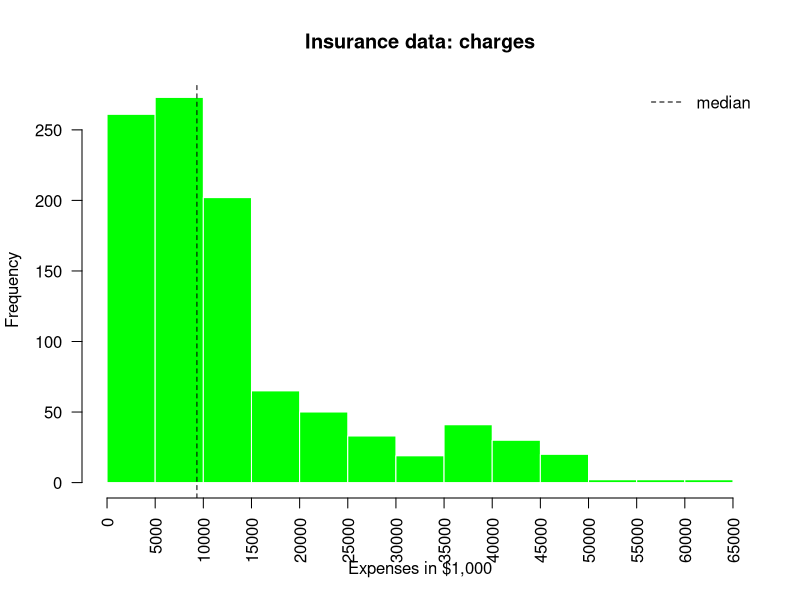
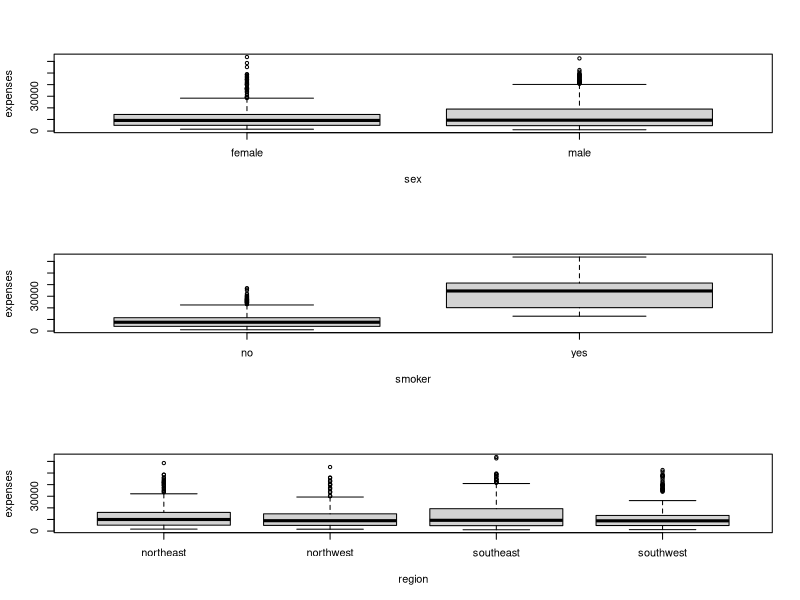
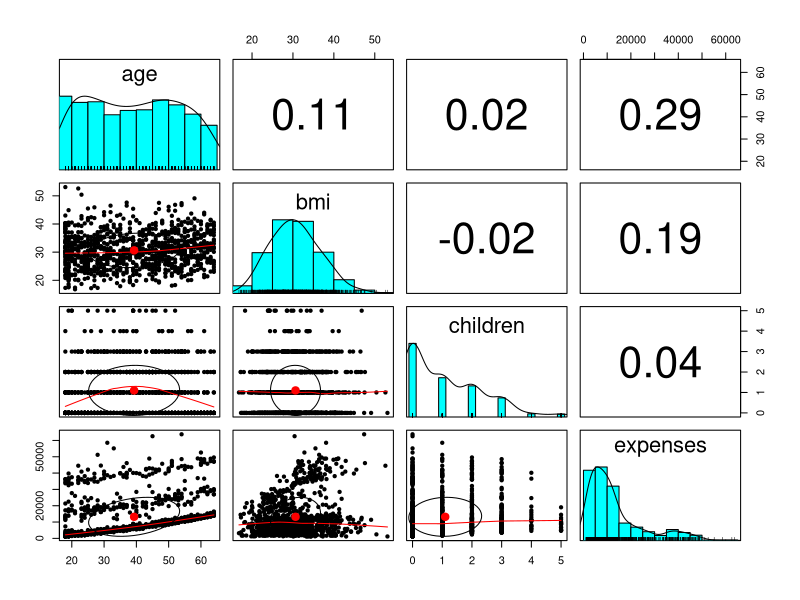
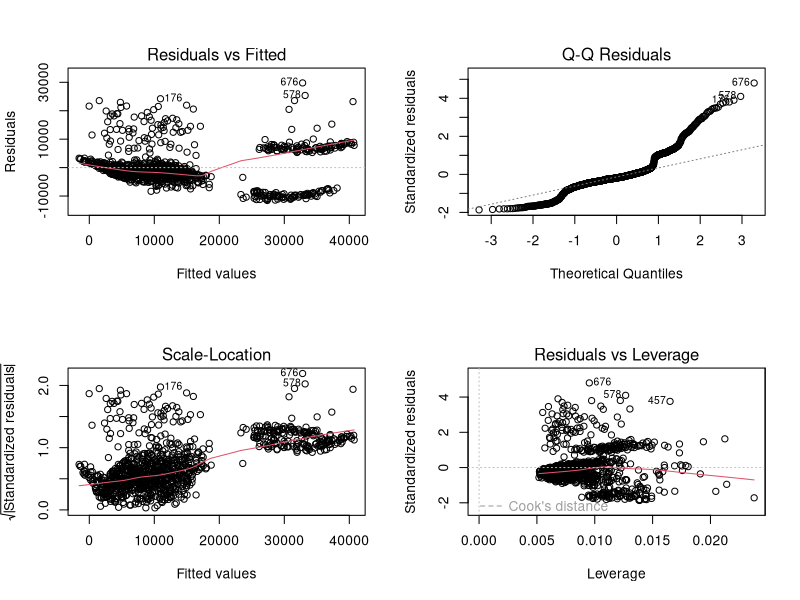
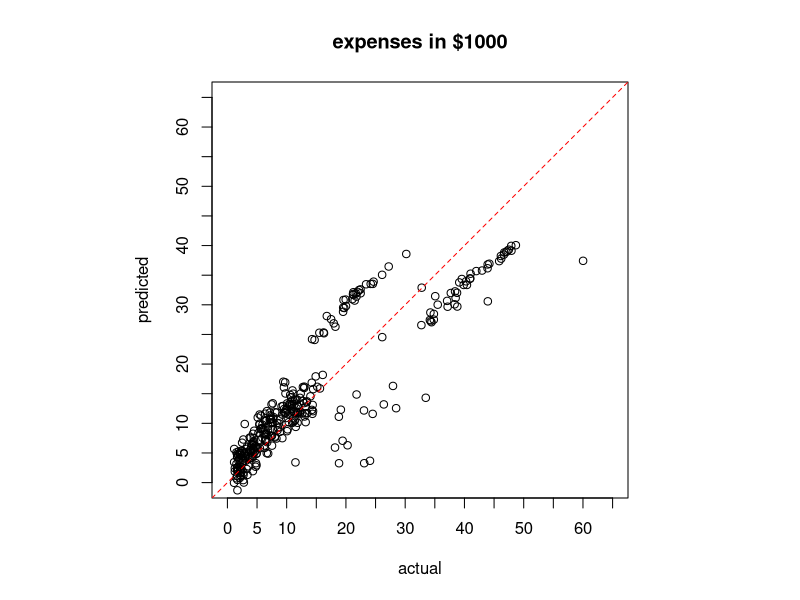

Source code (R) for these figures, in order:
## ---- chunk 1
knitr::opts_chunk$set(comment = '>')
## ---- chunk 2
library(psych)
## ---- chunk 3
#   customised histogram plotting function
plotHist <- function(dFrame, varName, xLab, pTitle, breakSeq){
    opar <- par(no.readonly = TRUE)
    par(las = 2)
    hist(
        dFrame[,varName],
        breaks = breakSeq,
        xlab = xLab,
        main = pTitle,
        col = rgb(0, 1, 0),
        border = 'white',
        xaxt = 'n'
    )
    abline(v = median(dFrame[,varName]), lty = 2)
    legend('topright', 'median', lty = 2, bty = 'n')
    axis(1, at = breakSeq)
    par(opar)
}

plotPredAct <- function(predicted, actual, pTitle, tickVector, tickLabels){
    opar <- par(no.readonly = TRUE)
    par(pty = 's')
    plot(
        predicted ~ actual,
        ylab = 'predicted',
        xlab = 'actual',
        main = pTitle,
        xaxt = 'n',
        yaxt = 'n',
        xlim = c(0, max(tickVector)),
        ylim = c(0, max(tickVector))
    )
    axis(1, at = tickVector, tickLabels)
    axis(2, at = tickVector, tickLabels)
    abline(a = 0, b = 1, col = 'red', lty = 2)
    par(opar)
}
## ---- chunk 4
insurance <- read.csv("insurance_data.csv", stringsAsFactors = TRUE)
insurance_test <- read.csv("insurance_test_data.csv", stringsAsFactors = TRUE)

insurance_num_names <- c("age", "bmi", "children", "expenses")
insurance_indep_names <- c("age", "sex", "bmi", "children", "smoker", "region" )
## ---- chunk 5
#   histogram
pdf(file = "insurance_expenses_hist.pdf")
plotHist(insurance, "expenses",  "Expenses in $1,000",
         "Insurance data: charges", seq(0, 65000, 5000))
dev.off()

#   boxplots
pdf(file = "insurance_expenses_boxplot.pdf", width = 3, height = 9)
opar <- par(no.readonly = TRUE)
par(mfrow = c(3,1))
boxplot(expenses ~ sex, data = insurance)
boxplot(expenses ~ smoker, data = insurance)
boxplot(expenses ~ region, data = insurance)
par(opar)
dev.off()

# scatterplot matrix
pdf(file = "insurance_expenses_scatterplots.pdf")
pairs.panels(insurance[insurance_num_names])
dev.off()

# correlation matrix
insurance_num_cor <- cor(insurance[insurance_num_names])
write.csv(insurance_num_cor, file = "insurance_correlations.csv")
## ---- chunk 6
ins_model <- lm(expenses ~ ., data = insurance)
save(ins_model, file = "insurance_expenses_model.RData")
## ---- chunk 7
#   summary
ins_model_summary <- summary(ins_model)
save(ins_model_summary, file = "insurance_expenses_model_summary.RData")

ins_model_summary_coefs <- ins_model_summary$coefficients
write.csv(ins_model_summary_coefs, file = "ins_model_summary_coefs.csv")

#   diagnostics plots
pdf(file = "insurance_expenses_diagnostics.pdf")
opar <- par(no.readonly = TRUE)
par(mfrow = c(2,2))
plot(ins_model)
par(opar)
dev.off()
## ---- chunk 8
insurance_pred <- predict(ins_model, insurance_test[insurance_indep_names])
insurance_test$pred <- insurance_pred
write.csv(insurance_test, file = "insurance_test_pred.csv", row.names = F)

pdf(file = "insurance_expenses_prediction.pdf")
plotPredAct(insurance_pred, insurance_test$expenses,
            'expenses in $1000', seq(0, 65000, 5000), seq(0, 65, 5))
dev.off()
